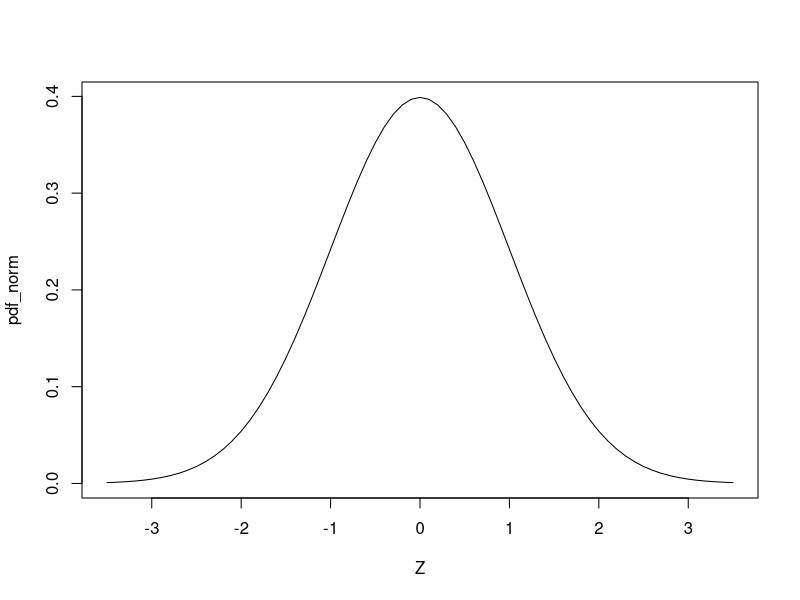
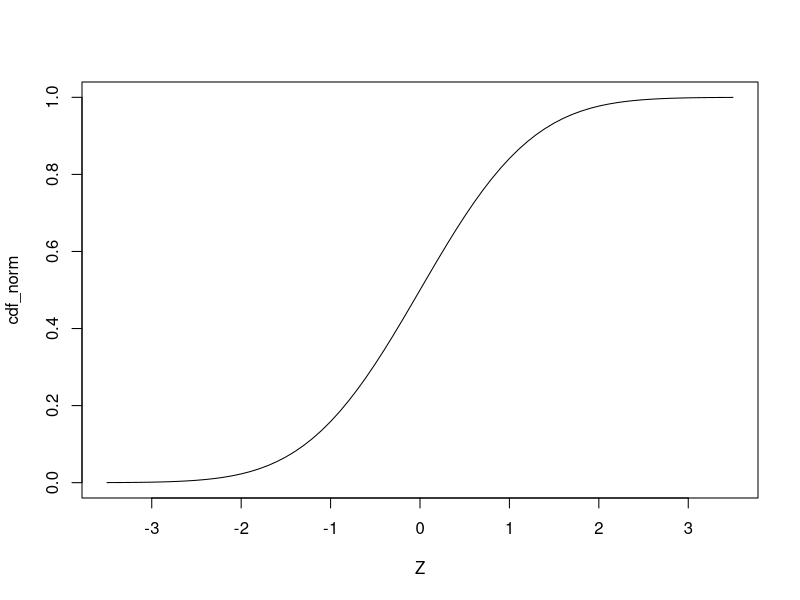
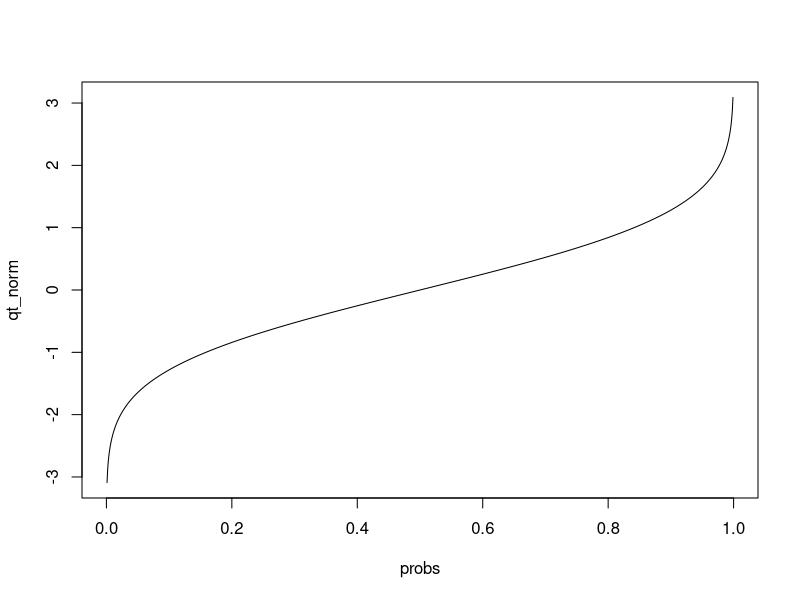
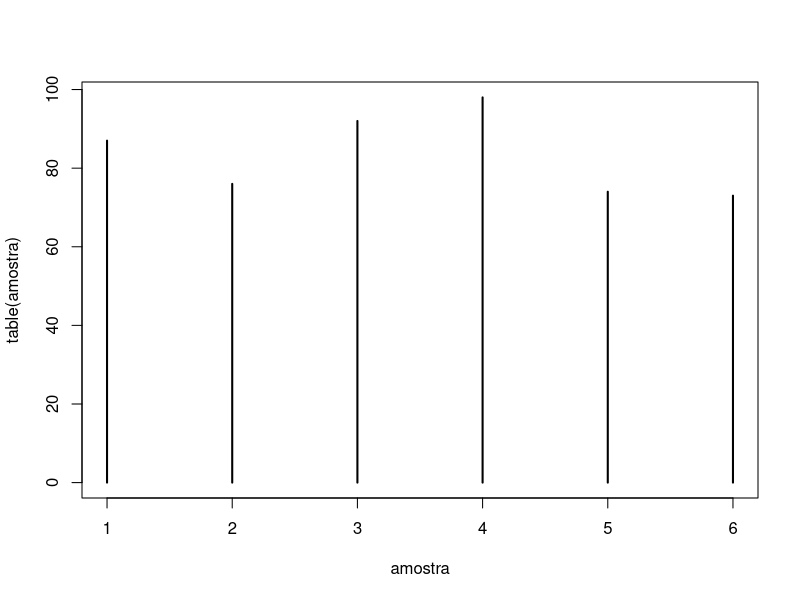
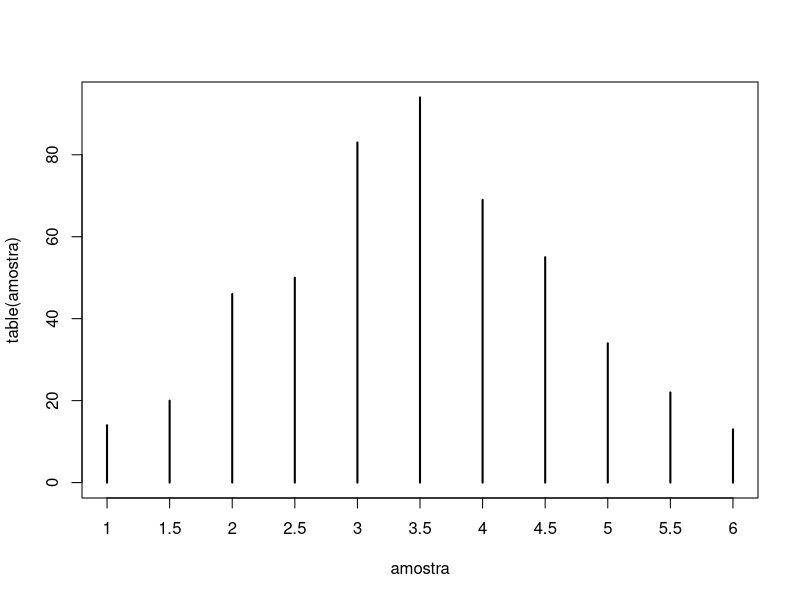
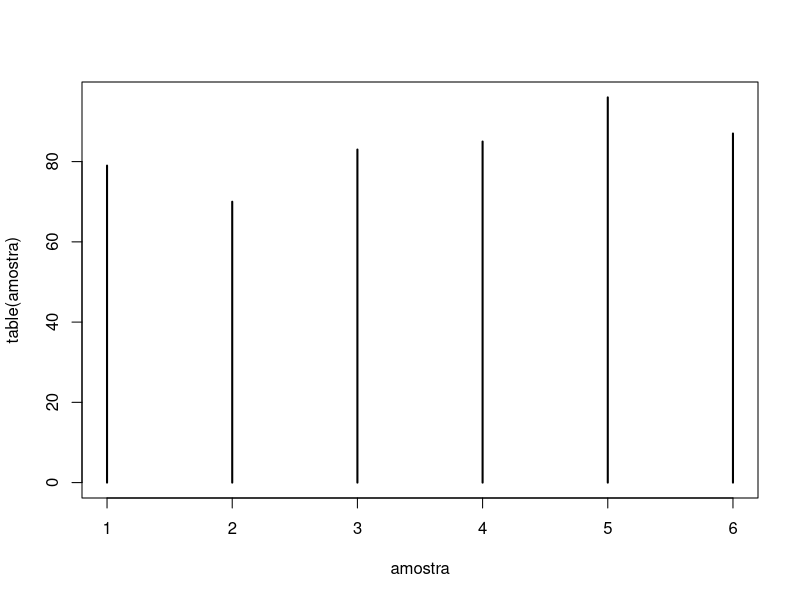

Here is the R script that generated these plots, in order:
# # # # # # # # # # # # # # # # # # # # # # # # # # # # # # # # # # # # # # # #
# MONITORIA 6 (06/10/2022)

# DISTRIB. NORMAL PADRÃO
dnorm(-1.96, mean=0, sd=1)
dnorm(1.96, mean=0, sd=1)

pnorm(-1.96, mean=0, sd=1)
pnorm(1.96, mean=0, sd=1)

qnorm(0.025, mean=0, sd=1)
qnorm(0.975, mean=0, sd=1)


# Gráfico com distrib. normal padrão
Z = seq(-3.5, 3.5, by=0.1)
probs = seq(0.001, 0.999, by=0.001)

# Calcular as densidades, prob acumuladas e escores padrão
pdf_norm = dnorm(Z, mean=0, sd=1)
cdf_norm = pnorm(Z, mean=0, sd=1)
qt_norm = qnorm(probs, mean=0, sd=1)


plot(Z, pdf_norm, type="l") # função de densidade de probabilidade
plot(Z, cdf_norm, type="l") # função de distrb acumulada
plot(probs, qt_norm, type="l") # retorna escore Z a partir de probs



# AMOSTRAGEM
sample(1:10, replace=T)

# Visualização da LGN
sample(1:6, 1)

amostra = replicate(500, expr=sample(1:6, 1))
plot(table(amostra))

# sorteio de 2 números e cálculo da média
mean(sample(1:6, 2, replace=T))

amostra = replicate(500, expr=mean(sample(1:6, 2, replace=T)))
plot(table(amostra))

# sorteio de X números e cálculo da média
X = 1
mean(sample(1:6, X, replace=T))

amostra = replicate(500, expr=mean(sample(1:6, X, replace=T)))
plot(table(amostra), xlim=c(1, 6))


# Geração de números aleatórios
rnorm(10, mean=0, sd=1)

set.seed(2)
rnorm(10, mean=0, sd=1)

# EXEMPLO 1
a0 = 50
b0 = -5
N = 200

set.seed(1)
e = rnorm(N, 0, 2)
x = rnorm(N, 5, 0.5)

y = a0 + b0*x + e

lm(y ~ x)


# EXEMPLO 2
a0 = 50
b0 = -5
c0 = 3
N = 200

set.seed(1)
e = rnorm(N, 0, 2)
x = rnorm(N, 5, 0.5)
z = rnorm(N, 1.91, 0.25)

y = a0 + b0*x + c0*z + e

lm(y ~ x)
lm(y ~ x + z)


# EXEMPLO 3
a0 = 50
b0 = -5
c0 = 3
N = 200

set.seed(1)
e = rnorm(N, 0, 2)
x = rnorm(N, 5, 0.5)
z = rnorm(N, 1.91*x, 0.25*x)

y = a0 + b0*x + c0*z + e

lm(y ~ x)
lm(y ~ x + z)


# EXEMPLO 4
a0 = 50
b0 = -5
N = 200

set.seed(1)
e = rnorm(N, 10, 2)
x = rnorm(N, 5, 0.5)

y = a0 + b0*x + e

lm(y ~ x)


